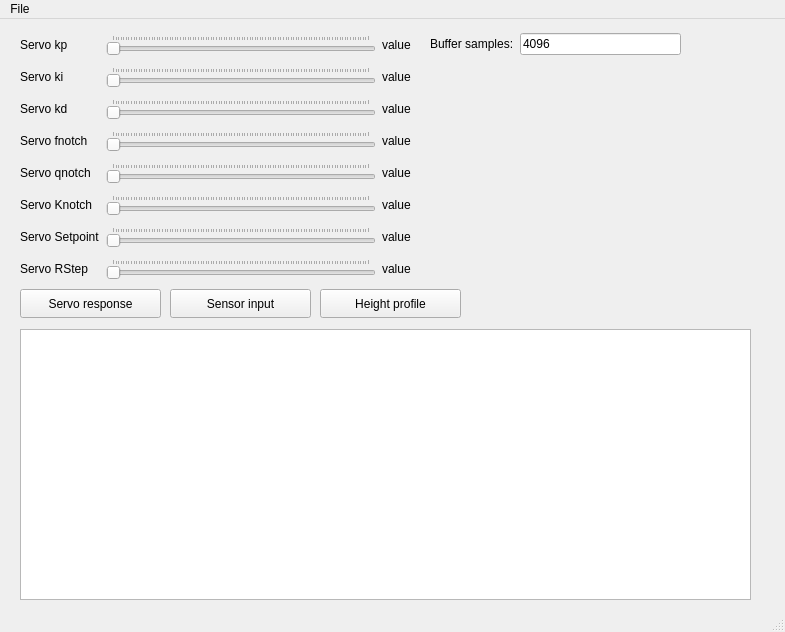
<?xml version="1.0" encoding="UTF-8"?>
<ui version="4.0">
 <class>mainWin</class>
 <widget class="QMainWindow" name="mainWin">
  <property name="geometry">
   <rect>
    <x>0</x>
    <y>0</y>
    <width>785</width>
    <height>632</height>
   </rect>
  </property>
  <property name="windowTitle">
   <string>Stefan UI</string>
  </property>
  <widget class="QWidget" name="centralwidget">
   <widget class="QPushButton" name="btnSensor">
    <property name="geometry">
     <rect>
      <x>170</x>
      <y>270</y>
      <width>141</width>
      <height>29</height>
     </rect>
    </property>
    <property name="text">
     <string>Sensor input</string>
    </property>
   </widget>
   <widget class="QPushButton" name="btnResponse">
    <property name="geometry">
     <rect>
      <x>20</x>
      <y>270</y>
      <width>141</width>
      <height>29</height>
     </rect>
    </property>
    <property name="text">
     <string>Servo response</string>
    </property>
   </widget>
   <widget class="QPushButton" name="btnHeightProf">
    <property name="geometry">
     <rect>
      <x>320</x>
      <y>270</y>
      <width>141</width>
      <height>29</height>
     </rect>
    </property>
    <property name="text">
     <string>Height profile</string>
    </property>
   </widget>
   <widget class="QTextEdit" name="textEdit">
    <property name="geometry">
     <rect>
      <x>20</x>
      <y>310</y>
      <width>731</width>
      <height>271</height>
     </rect>
    </property>
   </widget>
   <widget class="QWidget" name="gridLayoutWidget">
    <property name="geometry">
     <rect>
      <x>20</x>
      <y>10</y>
      <width>391</width>
      <height>261</height>
     </rect>
    </property>
    <layout class="QGridLayout" name="gridLayout">
     <item row="6" column="2">
      <widget class="QLabel" name="Setpointvalue">
       <property name="text">
        <string>value</string>
       </property>
      </widget>
     </item>
     <item row="0" column="1">
      <widget class="QSlider" name="Kp">
       <property name="orientation">
        <enum>Qt::Horizontal</enum>
       </property>
       <property name="tickPosition">
        <enum>QSlider::TicksAbove</enum>
       </property>
      </widget>
     </item>
     <item row="3" column="2">
      <widget class="QLabel" name="Fnotchvalue">
       <property name="text">
        <string>value</string>
       </property>
      </widget>
     </item>
     <item row="0" column="2">
      <widget class="QLabel" name="Kpvalue">
       <property name="text">
        <string>value</string>
       </property>
      </widget>
     </item>
     <item row="1" column="2">
      <widget class="QLabel" name="Kivalue">
       <property name="text">
        <string>value</string>
       </property>
      </widget>
     </item>
     <item row="0" column="0">
      <widget class="QLabel" name="label">
       <property name="text">
        <string>Servo kp</string>
       </property>
      </widget>
     </item>
     <item row="6" column="1">
      <widget class="QSlider" name="Setpoint">
       <property name="orientation">
        <enum>Qt::Horizontal</enum>
       </property>
       <property name="tickPosition">
        <enum>QSlider::TicksAbove</enum>
       </property>
      </widget>
     </item>
     <item row="2" column="0">
      <widget class="QLabel" name="label_3">
       <property name="text">
        <string>Servo kd</string>
       </property>
      </widget>
     </item>
     <item row="4" column="2">
      <widget class="QLabel" name="Qnotchvalue">
       <property name="text">
        <string>value</string>
       </property>
      </widget>
     </item>
     <item row="3" column="1">
      <widget class="QSlider" name="Fnotch">
       <property name="orientation">
        <enum>Qt::Horizontal</enum>
       </property>
       <property name="tickPosition">
        <enum>QSlider::TicksAbove</enum>
       </property>
      </widget>
     </item>
     <item row="6" column="0">
      <widget class="QLabel" name="label_7">
       <property name="text">
        <string>Servo Setpoint</string>
       </property>
      </widget>
     </item>
     <item row="1" column="1">
      <widget class="QSlider" name="Ki">
       <property name="orientation">
        <enum>Qt::Horizontal</enum>
       </property>
       <property name="tickPosition">
        <enum>QSlider::TicksAbove</enum>
       </property>
      </widget>
     </item>
     <item row="7" column="1">
      <widget class="QSlider" name="Rstep">
       <property name="orientation">
        <enum>Qt::Horizontal</enum>
       </property>
       <property name="tickPosition">
        <enum>QSlider::TicksAbove</enum>
       </property>
      </widget>
     </item>
     <item row="2" column="2">
      <widget class="QLabel" name="Kdvalue">
       <property name="text">
        <string>value</string>
       </property>
      </widget>
     </item>
     <item row="7" column="2">
      <widget class="QLabel" name="Rstepvalue">
       <property name="text">
        <string>value</string>
       </property>
      </widget>
     </item>
     <item row="5" column="0">
      <widget class="QLabel" name="label_6">
       <property name="text">
        <string>Servo Knotch</string>
       </property>
      </widget>
     </item>
     <item row="4" column="1">
      <widget class="QSlider" name="qnotch">
       <property name="orientation">
        <enum>Qt::Horizontal</enum>
       </property>
       <property name="tickPosition">
        <enum>QSlider::TicksAbove</enum>
       </property>
      </widget>
     </item>
     <item row="7" column="0">
      <widget class="QLabel" name="label_8">
       <property name="text">
        <string>Servo RStep</string>
       </property>
      </widget>
     </item>
     <item row="1" column="0">
      <widget class="QLabel" name="label_2">
       <property name="text">
        <string>Servo ki</string>
       </property>
      </widget>
     </item>
     <item row="5" column="2">
      <widget class="QLabel" name="Knotchvalue">
       <property name="text">
        <string>value</string>
       </property>
      </widget>
     </item>
     <item row="4" column="0">
      <widget class="QLabel" name="label_5">
       <property name="text">
        <string>Servo qnotch</string>
       </property>
      </widget>
     </item>
     <item row="3" column="0">
      <widget class="QLabel" name="label_4">
       <property name="text">
        <string>Servo fnotch</string>
       </property>
      </widget>
     </item>
     <item row="5" column="1">
      <widget class="QSlider" name="Knotch">
       <property name="orientation">
        <enum>Qt::Horizontal</enum>
       </property>
       <property name="tickPosition">
        <enum>QSlider::TicksAbove</enum>
       </property>
      </widget>
     </item>
     <item row="2" column="1">
      <widget class="QSlider" name="Kd">
       <property name="orientation">
        <enum>Qt::Horizontal</enum>
       </property>
       <property name="tickPosition">
        <enum>QSlider::TicksAbove</enum>
       </property>
      </widget>
     </item>
    </layout>
   </widget>
   <widget class="QWidget" name="gridLayoutWidget_2">
    <property name="geometry">
     <rect>
      <x>430</x>
      <y>10</y>
      <width>251</width>
      <height>31</height>
     </rect>
    </property>
    <layout class="QGridLayout" name="gridLayout_2">
     <item row="0" column="0">
      <widget class="QLabel" name="label_9">
       <property name="text">
        <string>Buffer samples:</string>
       </property>
      </widget>
     </item>
     <item row="0" column="1">
      <widget class="QLineEdit" name="Nsamples">
       <property name="text">
        <string>4096</string>
       </property>
      </widget>
     </item>
    </layout>
   </widget>
  </widget>
  <widget class="QStatusBar" name="statusbar"/>
  <widget class="QMenuBar" name="menubar">
   <property name="geometry">
    <rect>
     <x>0</x>
     <y>0</y>
     <width>785</width>
     <height>25</height>
    </rect>
   </property>
   <widget class="QMenu" name="menuTest">
    <property name="title">
     <string>File</string>
    </property>
    <addaction name="actionExit"/>
   </widget>
   <addaction name="menuTest"/>
  </widget>
  <action name="actionExit">
   <property name="text">
    <string>Exit</string>
   </property>
  </action>
 </widget>
 <resources/>
 <connections/>
</ui>
